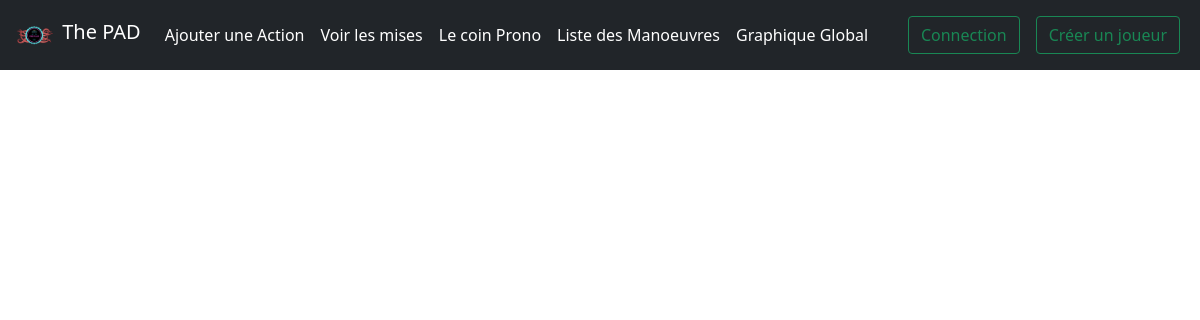
The page /pari on the database as committed earlier.
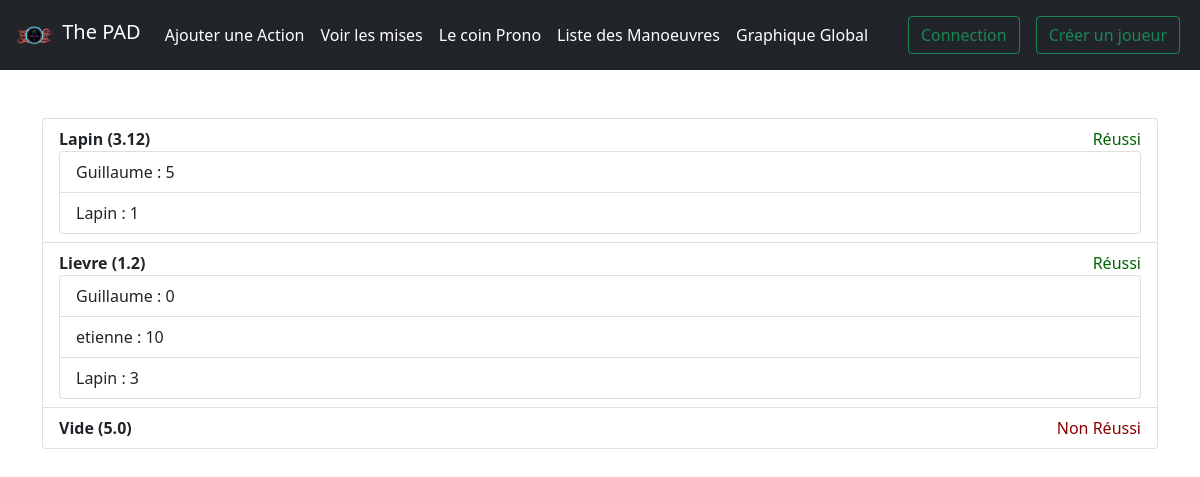
The same page on the database as committed later.
### game/models.py (models this page shows, shortened)
class Pari(models.Model) :
    intitule = models.CharField(max_length=200)
    cote = models.FloatField()
    reussi = models.IntegerField(default=0) #0 pas de réponse / 1 Réussi / 2 Raté
    def __str__(self) :
        return self.intitule + f" ({self.cote})";

class PariJoueur(models.Model) :
    player = models.ForeignKey(Player, on_delete=models.CASCADE)
    pari = models.ForeignKey(Pari, on_delete=models.CASCADE)
    mise = models.IntegerField()

class Player(models.Model):
    photo = models.ImageField(upload_to='photo_de_profile/', null=True, blank=True)
    description = models.CharField(max_length=50, null=True, blank=True)
    user = models.OneToOneField(User, on_delete=models.CASCADE)
    def __str__(self) :
        return self.user.username

### game/views.py (the view, shortened to what this page needs)
# urls.py: path('pari', views.pari, name="pari"),
def pari(request) :
    list_pari = Pari.objects.order_by('reussi')
    return render(request, 'game/pari.html', {'liste_pari' : list_pari})

### game/templates/game/pari.html (shortened to what this page needs)
{% extends 'game/base.html' %}
{% block content %}
    <ul class="list-group">
    {% for pari in liste_pari %}
        <li class="list-group-item">
            <b>{{pari}}</b>
            {% if pari.reussi == 0 %}
                <div style="text-align: left;float: right;">En cours</div>
            {% elif pari.reussi == 2 %}
                <div style="text-align:right;float:right;color:darkred;"> Non Réussi </div>
            {% elif pari.reussi == 1 %}
                <div style="text-align:right;float:right;color:darkgreen"> Réussi </div>
            {% endif %}
            {% if pari.parijoueur_set.all %}
                <ul class="list-group">
                {% for parijoueur in pari.parijoueur_set.all %}
                    <li class="list-group-item">
                        {{parijoueur.player}} : {{parijoueur.mise}}
                    </li>
                {% endfor %}
                </ul>
            {% endif %}
        </li>
    {% endfor %}
    </ul>
{% endblock %}

Rows that differ between the two databases and show on the page:
added Pari: intitule+cote "Lapin (3.12)", reussi "Réussi"
added PariJoueur: player "Guillaume", mise "5", shown under "Lapin (3.12)"
added PariJoueur: player "Lapin", mise "1", shown under "Lapin (3.12)"
added Pari: intitule+cote "Lievre (1.2)", reussi "Réussi"
added PariJoueur: player "Guillaume", mise "0", shown under "Lievre (1.2)"
added PariJoueur: player "etienne", mise "10", shown under "Lievre (1.2)"
added PariJoueur: player "Lapin", mise "3", shown under "Lievre (1.2)"
added Pari: intitule+cote "Vide (5.0)", reussi "Non Réussi"
